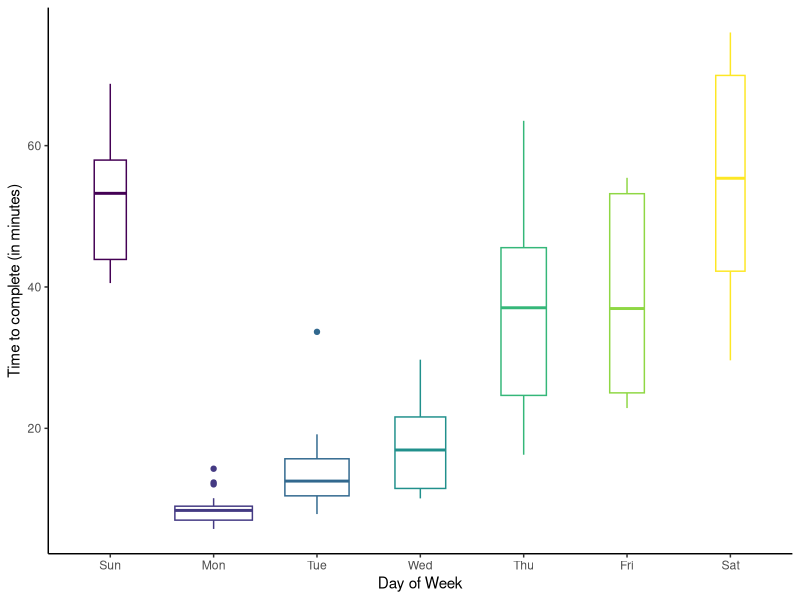
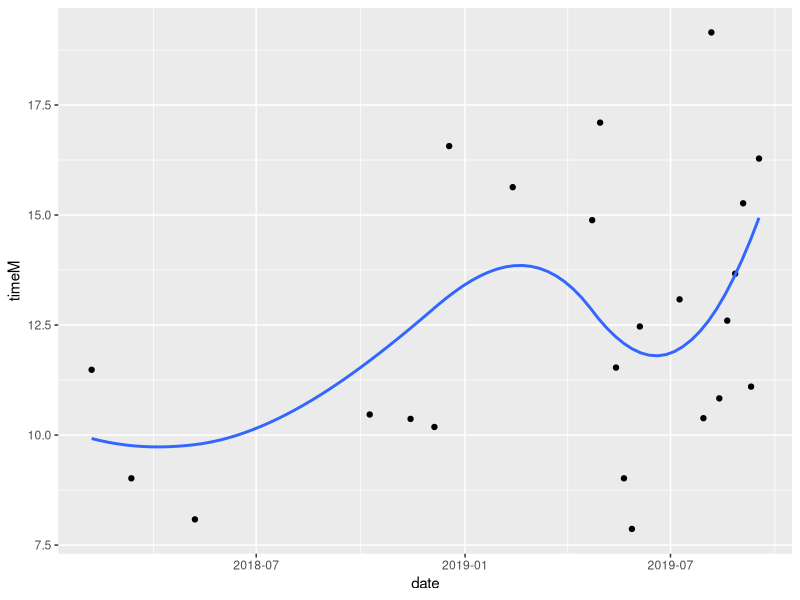

Recreate these plots in R, in order.
## ---- chunk 1
knitr::opts_chunk$set(echo = FALSE, warning = FALSE, message = FALSE)
## ---- chunk 2
library(tidyverse)
library(lubridate)
## ---- chunk 3
myData <- read_csv("NYTXWdata.csv")

myData <- myData %>%
  mutate(date = mdy(date)) %>%
  mutate(timeM = time_hour*60 + time_min + time_sec/60) %>%
  mutate(dow = wday(date, label=TRUE))

myData %>% select(day, dow)
## ---- chunk 4
myData %>% 
  filter(date > 2019-08-01) %>%
  ggplot() +
    geom_boxplot(mapping=aes(x=dow, y=timeM, color=dow), varwidth = TRUE) + 
    labs(x="Day of Week", y="Time to complete (in minutes)") +
    theme_classic() +
  theme(legend.position = "none")

myData %>%
  filter(date > 2019-08-01) %>%
  group_by(dow) %>%
  summarize(mean=mean(timeM), sd=sd(timeM))
## ---- chunk 5
myData <- myData %>%
  mutate(timeSince=date - min(date))

myData %>%
  filter(day=="Tu") %>%
  ggplot(mapping=aes(x=date, y=timeM)) + 
  geom_point() + 
  geom_smooth(se=FALSE)

